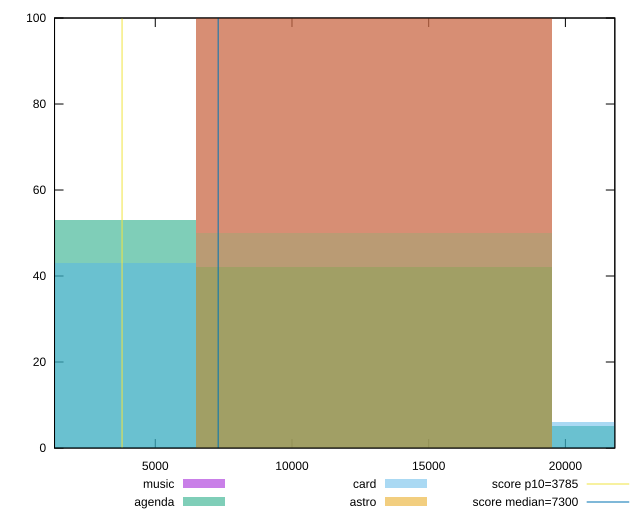

Write gnuplot code to recreate this figure.
reset

$music <<EOF
13001.123586316142 100
EOF

$agenda <<EOF
13001.123586316142 42
0 53
26002.247172632284 5
EOF

$card <<EOF
13001.123586316142 50
0 43
26002.247172632284 6
EOF

$astro <<EOF
13001.123586316142 100
EOF

set key outside below
set boxwidth 13001.123586316142
set xrange [1315.3694999999998:21808.059500000003]
set yrange [0:100]
set trange [0:100]
set style fill transparent solid 0.5 noborder

set parametric
set terminal svg size 640, 520 enhanced background rgb 'white'
set output "reports/report_00027_2021-02-24T12-40-31.850Z/interactive/comparison/histogram/all_raw.svg"

plot $music title "music" with boxes, \
     $agenda title "agenda" with boxes, \
     $card title "card" with boxes, \
     $astro title "astro" with boxes, \
     3785,t title "score p10=3785", \
     7300,t title "score median=7300"

reset
